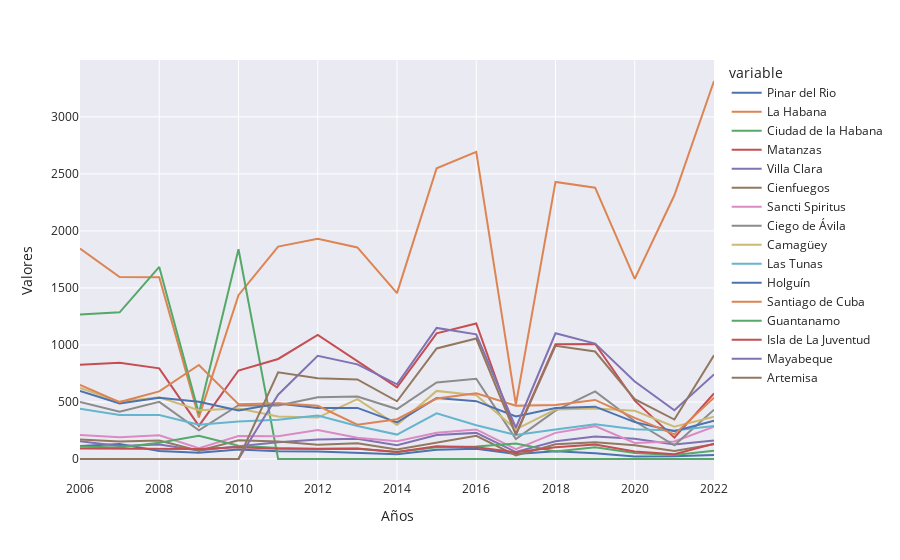

The notebook cell this image was saved under:
### Markdown cell above
### ¿Cuántas personas han tomado decisiones similares o iguales a la de Juan y Mirella?

Muchas personas a lo largo de los años han emigrado hacias otras provincias, antes de la división político administrativa (DPA) del 2011 existia Ciudad de la Habana la cual era la capital y alcanzó las mayor cantidad de migrantes en los años 2008 y 2010 con 1684,1839 respectivamente. Después de la DPA, La habana pasa a ser la capital acoge a la mayor cantidad de granmences. Alcanza sus mayores cifras en el 2016 con 2692 y en 2022 con un total de 3314 personas.

### Code cell
#llamamos a la función llenar_listas 
# con los dos primeros parametros son los filtros para llenar la lista con los datos del json
# el tercer parametro es una lista de todas las Provincias
provi=llenar_lista("ProvinciasMI","emigracion06-22",granma['Provincias'])

#separar datos de hombres que estan en los indices par
proviH=[y for x,y in enumerate(provi) if x%2==0 ]

#lo llevamos a matriz de numpy
proviH=np.array(proviH)

#separar datos de mujeres que están en indice impar
proviM=[y for x,y in enumerate(provi)if x%2!=0]

#lo llevamos a matriz de numpy
proviM=np.array(proviM)

#sumamos los hombres mas las mujeres
sumaH_M=proviM+proviH

#creamos el dataFrame de la emigración interna desde el 2006-2022
#se le asigna a los indices las provincias y a las columnas los años del 2006-2022
df=pd.DataFrame(sumaH_M,index=granma["Provincias"],columns=[x for x in granma["años"]if x>=2006])

#le hacemos la transpuesta
df=df.T

#creamos un gráfico de lineas con plotly
fig=px.line(df,x=df.index,y=df.columns,template='seaborn')
#cambiamos el nombre de los ejes de coordenadas
fig.update_yaxes(title_text='Valores')
fig.update_xaxes(title_text='Años')

### Figure 1 — Plotly figure (JSON) as saved in the notebook; plotly's stock layout.template omitted (floating-point values rounded to 4 significant figures)
{"data": [{"hovertemplate": "variable=Pinar del Rio<br>index=%{x}<br>value=%{y}<extra></extra>", "legendgroup": "Pinar del Rio", "line": {"color": "rgb(76,114,176)", "dash": "solid"}, "marker": {"symbol": "circle"}, "mode": "lines", "name": "Pinar del Rio", "orientation": "v", "showlegend": true, "type": "scatter", "x": [2006, 2007, 2008, 2009, 2010, 2011, 2012, 2013, 2014, 2015, 2016, 2017, 2018, 2019, 2020, 2021, 2022], "xaxis": "x", "y": [114, 132, 70, 55, 84, 67, 66, 54, 41, 82, 90, 44, 67, 51, 23, 24, 35], "yaxis": "y"}, {"hovertemplate": "variable=La Habana<br>index=%{x}<br>value=%{y}<extra></extra>", "legendgroup": "La Habana", "line": {"color": "rgb(221,132,82)", "dash": "solid"}, "marker": {"symbol": "circle"}, "mode": "lines", "name": "La Habana", "orientation": "v", "showlegend": true, "type": "scatter", "x": [2006, 2007, 2008, 2009, 2010, 2011, 2012, 2013, 2014, 2015, 2016, 2017, 2018, 2019, 2020, 2021, 2022], "xaxis": "x", "y": [1846, 1595, 1594, 365, 1436, 1862, 1931, 1855, 1454, 2549, 2692, 477, 2429, 2379, 1579, 2312, 3314], "yaxis": "y"}, {"hovertemplate": "variable=Ciudad de la Habana<br>index=%{x}<br>value=%{y}<extra></extra>", "legendgroup": "Ciudad de la Habana", "line": {"color": "rgb(85,168,104)", "dash": "solid"}, "marker": {"symbol": "circle"}, "mode": "lines", "name": "Ciudad de la Habana", "orientation": "v", "showlegend": true, "type": "scatter", "x": [2006, 2007, 2008, 2009, 2010, 2011, 2012, 2013, 2014, 2015, 2016, 2017, 2018, 2019, 2020, 2021, 2022], "xaxis": "x", "y": [1266, 1286, 1684, 399, 1839, 0, 0, 0, 0, 0, 0, 0, 0, 0, 0, 0, 0], "yaxis": "y"}, {"hovertemplate": "variable=Matanzas<br>index=%{x}<br>value=%{y}<extra></extra>", "legendgroup": "Matanzas", "line": {"color": "rgb(196,78,82)", "dash": "solid"}, "marker": {"symbol": "circle"}, "mode": "lines", "name": "Matanzas", "orientation": "v", "showlegend": true, "type": "scatter", "x": [2006, 2007, 2008, 2009, 2010, 2011, 2012, 2013, 2014, 2015, 2016, 2017, 2018, 2019, 2020, 2021, 2022], "xaxis": "x", "y": [827, 844, 795, 290, 776, 877, 1088, 856, 628, 1102, 1188, 217, 1007, 1008, 511, 187, 574], "yaxis": "y"}, {"hovertemplate": "variable=Villa Clara<br>index=%{x}<br>value=%{y}<extra></extra>", "legendgroup": "Villa Clara", "line": {"color": "rgb(129,114,179)", "dash": "solid"}, "marker": {"symbol": "circle"}, "mode": "lines", "name": "Villa Clara", "orientation": "v", "showlegend": true, "type": "scatter", "x": [2006, 2007, 2008, 2009, 2010, 2011, 2012, 2013, 2014, 2015, 2016, 2017, 2018, 2019, 2020, 2021, 2022], "xaxis": "x", "y": [156, 114, 127, 75, 111, 146, 171, 177, 120, 211, 229, 61, 155, 198, 177, 128, 163], "yaxis": "y"}, {"hovertemplate": "variable=Cienfuegos<br>index=%{x}<br>value=%{y}<extra></extra>", "legendgroup": "Cienfuegos", "line": {"color": "rgb(147,120,96)", "dash": "solid"}, "marker": {"symbol": "circle"}, "mode": "lines", "name": "Cienfuegos", "orientation": "v", "showlegend": true, "type": "scatter", "x": [2006, 2007, 2008, 2009, 2010, 2011, 2012, 2013, 2014, 2015, 2016, 2017, 2018, 2019, 2020, 2021, 2022], "xaxis": "x", "y": [171, 154, 163, 72, 164, 153, 124, 139, 84, 142, 204, 31, 130, 146, 120, 71, 130], "yaxis": "y"}, {"hovertemplate": "variable=Sancti Spiritus<br>index=%{x}<br>value=%{y}<extra></extra>", "legendgroup": "Sancti Spiritus", "line": {"color": "rgb(218,139,195)", "dash": "solid"}, "marker": {"symbol": "circle"}, "mode": "lines", "name": "Sancti Spiritus", "orientation": "v", "showlegend": true, "type": "scatter", "x": [2006, 2007, 2008, 2009, 2010, 2011, 2012, 2013, 2014, 2015, 2016, 2017, 2018, 2019, 2020, 2021, 2022], "xaxis": "x", "y": [210, 190, 208, 94, 202, 200, 255, 186, 156, 230, 259, 87, 229, 288, 140, 153, 283], "yaxis": "y"}, {"hovertemplate": "variable=Ciego de Ávila<br>index=%{x}<br>value=%{y}<extra></extra>", "legendgroup": "Ciego de Ávila", "line": {"color": "rgb(140,140,140)", "dash": "solid"}, "marker": {"symbol": "circle"}, "mode": "lines", "name": "Ciego de Ávila", "orientation": "v", "showlegend": true, "type": "scatter", "x": [2006, 2007, 2008, 2009, 2010, 2011, 2012, 2013, 2014, 2015, 2016, 2017, 2018, 2019, 2020, 2021, 2022], "xaxis": "x", "y": [500, 415, 501, 251, 471, 469, 542, 547, 438, 671, 704, 174, 424, 593, 331, 120, 432], "yaxis": "y"}, {"hovertemplate": "variable=Camagüey<br>index=%{x}<br>value=%{y}<extra></extra>", "legendgroup": "Camagüey", "line": {"color": "rgb(204,185,116)", "dash": "solid"}, "marker": {"symbol": "circle"}, "mode": "lines", "name": "Camagüey", "orientation": "v", "showlegend": true, "type": "scatter", "x": [2006, 2007, 2008, 2009, 2010, 2011, 2012, 2013, 2014, 2015, 2016, 2017, 2018, 2019, 2020, 2021, 2022], "xaxis": "x", "y": [623, 501, 541, 428, 443, 372, 363, 525, 298, 597, 559, 260, 434, 443, 423, 284, 371], "yaxis": "y"}, {"hovertemplate": "variable=Las Tunas<br>index=%{x}<br>value=%{y}<extra></extra>", "legendgroup": "Las Tunas", "line": {"color": "rgb(100,181,205)", "dash": "solid"}, "marker": {"symbol": "circle"}, "mode": "lines", "name": "Las Tunas", "orientation": "v", "showlegend": true, "type": "scatter", "x": [2006, 2007, 2008, 2009, 2010, 2011, 2012, 2013, 2014, 2015, 2016, 2017, 2018, 2019, 2020, 2021, 2022], "xaxis": "x", "y": [441, 385, 386, 301, 328, 345, 381, 289, 214, 400, 296, 211, 259, 305, 260, 250, 290], "yaxis": "y"}, {"hovertemplate": "variable=Holguín<br>index=%{x}<br>value=%{y}<extra></extra>", "legendgroup": "Holguín", "line": {"color": "rgb(76,114,176)", "dash": "solid"}, "marker": {"symbol": "circle"}, "mode": "lines", "name": "Holguín", "orientation": "v", "showlegend": true, "type": "scatter", "x": [2006, 2007, 2008, 2009, 2010, 2011, 2012, 2013, 2014, 2015, 2016, 2017, 2018, 2019, 2020, 2021, 2022], "xaxis": "x", "y": [597, 486, 537, 501, 425, 487, 448, 448, 321, 535, 507, 373, 447, 459, 323, 244, 335], "yaxis": "y"}, {"hovertemplate": "variable=Santiago de Cuba<br>index=%{x}<br>value=%{y}<extra></extra>", "legendgroup": "Santiago de Cuba", "line": {"color": "rgb(221,132,82)", "dash": "solid"}, "marker": {"symbol": "circle"}, "mode": "lines", "name": "Santiago de Cuba", "orientation": "v", "showlegend": true, "type": "scatter", "x": [2006, 2007, 2008, 2009, 2010, 2011, 2012, 2013, 2014, 2015, 2016, 2017, 2018, 2019, 2020, 2021, 2022], "xaxis": "x", "y": [650, 499, 593, 824, 481, 488, 467, 301, 349, 530, 577, 467, 473, 518, 360, 216, 537], "yaxis": "y"}, {"hovertemplate": "variable=Guantanamo<br>index=%{x}<br>value=%{y}<extra></extra>", "legendgroup": "Guantanamo", "line": {"color": "rgb(85,168,104)", "dash": "solid"}, "marker": {"symbol": "circle"}, "mode": "lines", "name": "Guantanamo", "orientation": "v", "showlegend": true, "type": "scatter", "x": [2006, 2007, 2008, 2009, 2010, 2011, 2012, 2013, 2014, 2015, 2016, 2017, 2018, 2019, 2020, 2021, 2022], "xaxis": "x", "y": [110, 100, 142, 204, 116, 96, 87, 89, 62, 104, 109, 136, 66, 103, 53, 35, 72], "yaxis": "y"}, {"hovertemplate": "variable=Isla de La Juventud<br>index=%{x}<br>value=%{y}<extra></extra>", "legendgroup": "Isla de La Juventud", "line": {"color": "rgb(196,78,82)", "dash": "solid"}, "marker": {"symbol": "circle"}, "mode": "lines", "name": "Isla de La Juventud", "orientation": "v", "showlegend": true, "type": "scatter", "x": [2006, 2007, 2008, 2009, 2010, 2011, 2012, 2013, 2014, 2015, 2016, 2017, 2018, 2019, 2020, 2021, 2022], "xaxis": "x", "y": [92, 92, 86, 87, 103, 89, 90, 91, 61, 112, 103, 60, 103, 128, 65, 41, 134], "yaxis": "y"}, {"hovertemplate": "variable=Mayabeque<br>index=%{x}<br>value=%{y}<extra></extra>", "legendgroup": "Mayabeque", "line": {"color": "rgb(129,114,179)", "dash": "solid"}, "marker": {"symbol": "circle"}, "mode": "lines", "name": "Mayabeque", "orientation": "v", "showlegend": true, "type": "scatter", "x": [2006, 2007, 2008, 2009, 2010, 2011, 2012, 2013, 2014, 2015, 2016, 2017, 2018, 2019, 2020, 2021, 2022], "xaxis": "x", "y": [0, 0, 0, 0, 0, 564, 905, 830, 655, 1149, 1093, 274, 1102, 1012, 680, 427, 742], "yaxis": "y"}, {"hovertemplate": "variable=Artemisa<br>index=%{x}<br>value=%{y}<extra></extra>", "legendgroup": "Artemisa", "line": {"color": "rgb(147,120,96)", "dash": "solid"}, "marker": {"symbol": "circle"}, "mode": "lines", "name": "Artemisa", "orientation": "v", "showlegend": true, "type": "scatter", "x": [2006, 2007, 2008, 2009, 2010, 2011, 2012, 2013, 2014, 2015, 2016, 2017, 2018, 2019, 2020, 2021, 2022], "xaxis": "x", "y": [0, 0, 0, 0, 0, 760, 707, 698, 506, 969, 1056, 212, 992, 942, 524, 346, 909], "yaxis": "y"}], "layout": {"legend": {"title": {"text": "variable"}, "tracegroupgap": 0}, "margin": {"t": 60}, "xaxis": {"anchor": "y", "domain": [0, 1], "title": {"text": "Años"}}, "yaxis": {"anchor": "x", "domain": [0, 1], "title": {"text": "Valores"}}}}
